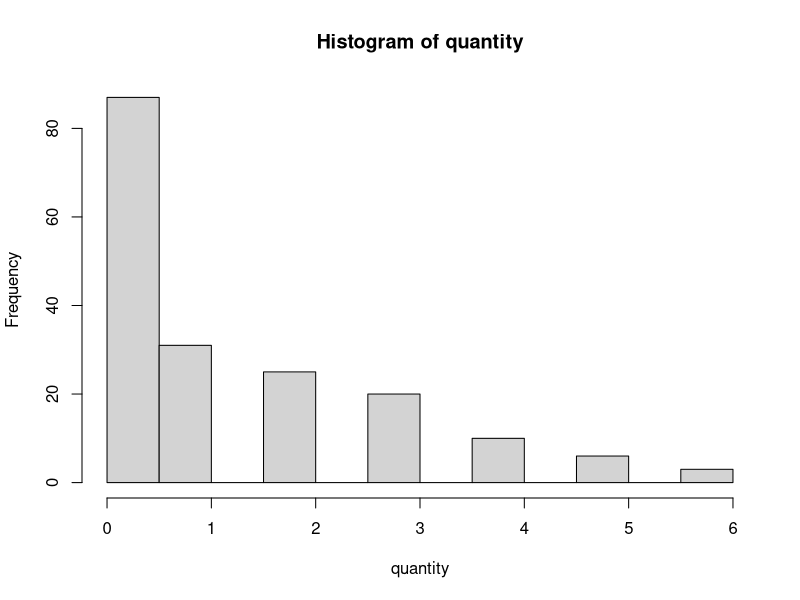
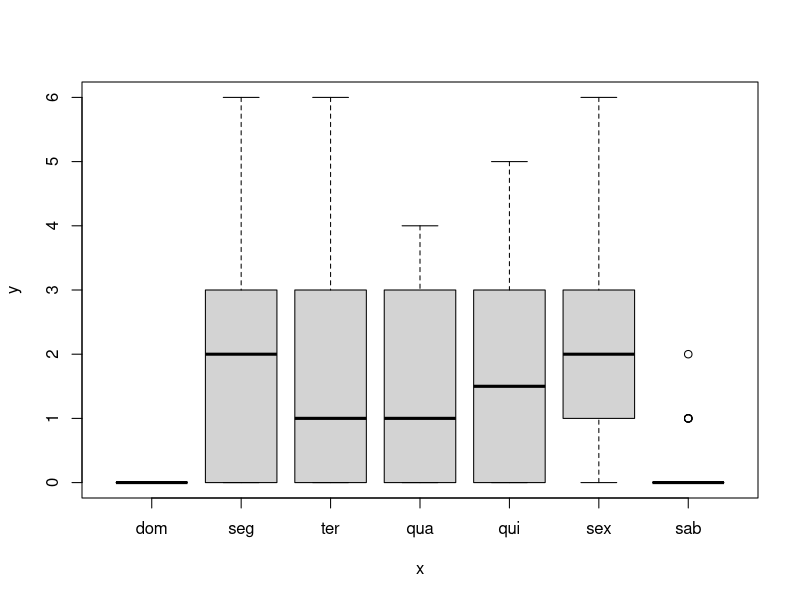
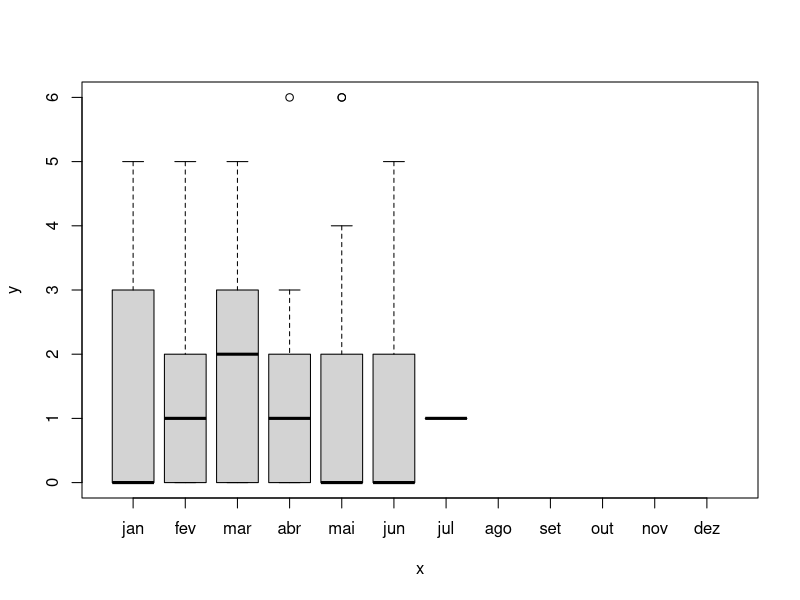
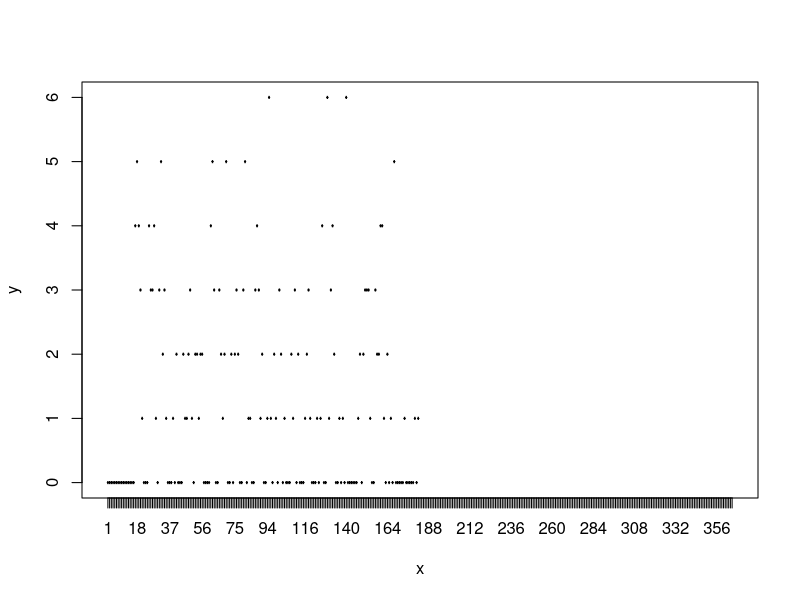
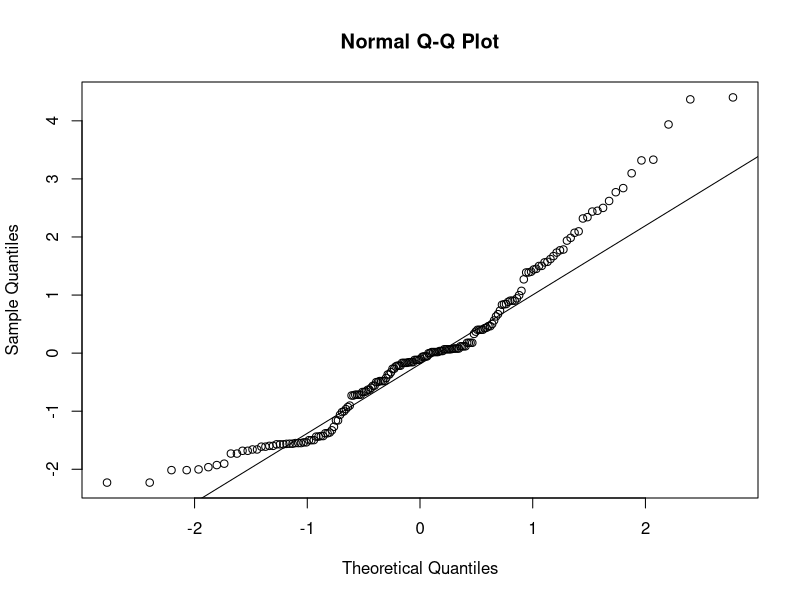
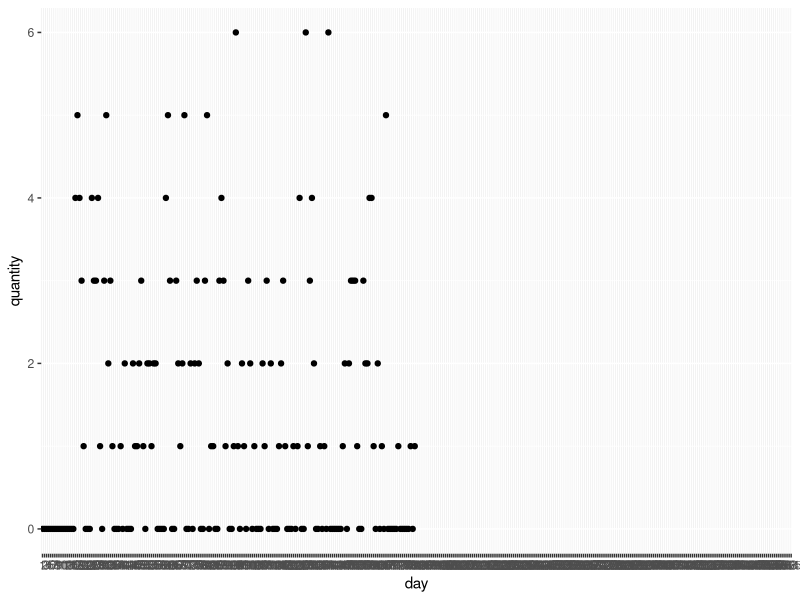

These figures' R source, in order:
# renv::init()

# Install packages
# install.packages("jsonlite")
install.packages("ggplot2")
library(ggplot2)

# Read file
climauto_raw <- read.csv("Climauto.csv")
climauto <- data.frame(climauto_raw)

# Set variables
quantity <- climauto$quantidade
model <- climauto$modelo
week_day <- factor(climauto$dia_da_semana,
    levels = c("dom", "seg", "ter", "qua", "qui", "sex", "sab"),
    labels = c("dom", "seg", "ter", "qua", "qui", "sex", "sab"),
    ordered = TRUE)
month <- factor(climauto$mes,
    levels = c("jan", "fev", "mar", "abr", "mai", "jun", "jul", "ago", "set", "out", "nov", "dez"),
    labels = c("jan", "fev", "mar", "abr", "mai", "jun", "jul", "ago", "set", "out", "nov", "dez"),
    ordered = TRUE)
day <- factor(climauto$dia)

# Snoop data
summary(climauto)
hist(quantity)
plot(week_day, quantity)
plot(month, quantity)
plot(day, quantity)

model_test <- aov(quantity ~ week_day+month)
summary(model_test)
qqnorm(residuals(model_test))
qqline(residuals(model_test))
shapiro.test(residuals(model_test))

ggplot(climauto, aes(day, quantity)) +
    geom_point()
